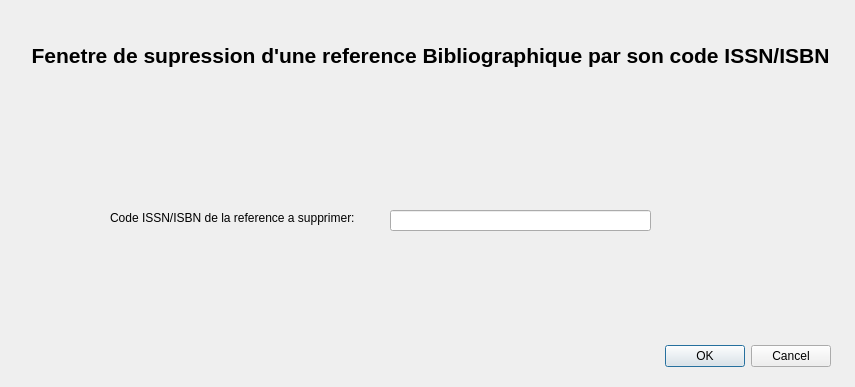
<?xml version="1.0" encoding="UTF-8"?>
<ui version="4.0">
 <class>SupressionReferenceInterface</class>
 <widget class="QDialog" name="SupressionReferenceInterface">
  <property name="geometry">
   <rect>
    <x>0</x>
    <y>0</y>
    <width>855</width>
    <height>387</height>
   </rect>
  </property>
  <property name="windowTitle">
   <string>SupressionReferenceInterface</string>
  </property>
  <widget class="QDialogButtonBox" name="buttonBox">
   <property name="geometry">
    <rect>
     <x>490</x>
     <y>340</y>
     <width>341</width>
     <height>32</height>
    </rect>
   </property>
   <property name="orientation">
    <enum>Qt::Horizontal</enum>
   </property>
   <property name="standardButtons">
    <set>QDialogButtonBox::Cancel|QDialogButtonBox::Ok</set>
   </property>
  </widget>
  <widget class="QLabel" name="label">
   <property name="geometry">
    <rect>
     <x>20</x>
     <y>20</y>
     <width>821</width>
     <height>71</height>
    </rect>
   </property>
   <property name="font">
    <font>
     <pointsize>16</pointsize>
     <weight>75</weight>
     <bold>true</bold>
    </font>
   </property>
   <property name="text">
    <string>Fenetre de supression d'une reference Bibliographique par son code ISSN/ISBN</string>
   </property>
   <property name="alignment">
    <set>Qt::AlignCenter</set>
   </property>
  </widget>
  <widget class="QLabel" name="label_2">
   <property name="geometry">
    <rect>
     <x>110</x>
     <y>210</y>
     <width>271</width>
     <height>16</height>
    </rect>
   </property>
   <property name="text">
    <string>Code ISSN/ISBN de la reference a supprimer:</string>
   </property>
  </widget>
  <widget class="QLineEdit" name="txtISBN">
   <property name="geometry">
    <rect>
     <x>390</x>
     <y>210</y>
     <width>261</width>
     <height>21</height>
    </rect>
   </property>
  </widget>
 </widget>
 <resources/>
 <connections>
  <connection>
   <sender>buttonBox</sender>
   <signal>accepted()</signal>
   <receiver>SupressionReferenceInterface</receiver>
   <slot>accept()</slot>
   <hints>
    <hint type="sourcelabel">
     <x>248</x>
     <y>254</y>
    </hint>
    <hint type="destinationlabel">
     <x>157</x>
     <y>274</y>
    </hint>
   </hints>
  </connection>
  <connection>
   <sender>buttonBox</sender>
   <signal>rejected()</signal>
   <receiver>SupressionReferenceInterface</receiver>
   <slot>reject()</slot>
   <hints>
    <hint type="sourcelabel">
     <x>316</x>
     <y>260</y>
    </hint>
    <hint type="destinationlabel">
     <x>286</x>
     <y>274</y>
    </hint>
   </hints>
  </connection>
 </connections>
</ui>
